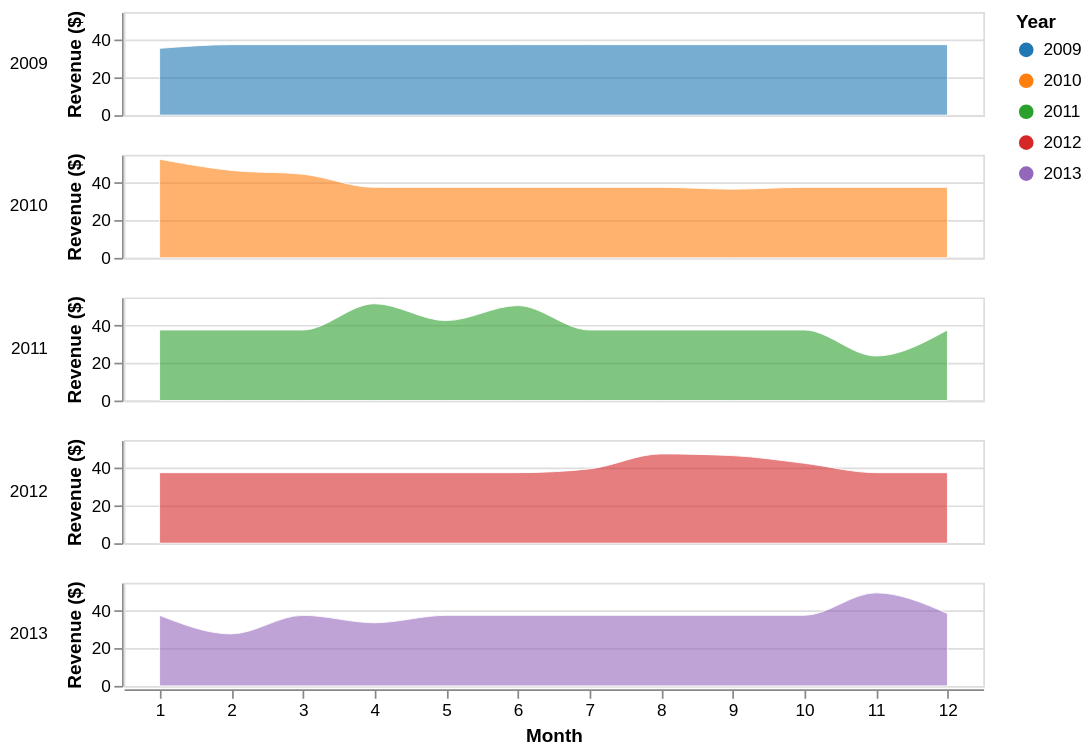

Notebook source saved alongside this figure:
### Markdown cell above
### Ridgeline-style: Revenue by year

### Code cell
df_monthly = monthly_sales.DataFrame()
df_monthly['year'] = pd.to_datetime(df_monthly['month']).dt.year
df_monthly['month_num'] = pd.to_datetime(df_monthly['month']).dt.month

alt.Chart(df_monthly).transform_filter(
    alt.datum.year >= 2009
).mark_area(
    interpolate='monotone', fillOpacity=0.6, stroke='white', strokeWidth=0.5
).encode(
    x=alt.X('month_num:O', title='Month', axis=alt.Axis(labelAngle=0)),
    y=alt.Y('revenue:Q', title='Revenue ($)', stack=None),
    color=alt.Color('year:N', scale=alt.Scale(scheme='category10'), legend=alt.Legend(title='Year')),
    row=alt.Row('year:N', title=None, header=alt.Header(labelAngle=0, labelAlign='left')),
    tooltip=['year', 'month_num', 'revenue', 'invoice_count']
).properties(width=500, height=60)

### Figure 1 — Vega-Lite specification as saved in the notebook (floating-point values rounded to 4 significant figures)
{"config": {"view": {"continuousWidth": 300, "continuousHeight": 300}}, "data": {"name": "data-61b3b7da7288c65968bc23f69b273f30"}, "mark": {"type": "area", "fillOpacity": 0.6, "interpolate": "monotone", "stroke": "white", "strokeWidth": 0.5}, "encoding": {"color": {"field": "year", "legend": {"title": "Year"}, "scale": {"scheme": "category10"}, "type": "nominal"}, "row": {"field": "year", "header": {"labelAlign": "left", "labelAngle": 0}, "title": null, "type": "nominal"}, "tooltip": [{"field": "year", "type": "quantitative"}, {"field": "month_num", "type": "quantitative"}, {"field": "revenue", "type": "quantitative"}, {"field": "invoice_count", "type": "quantitative"}], "x": {"axis": {"labelAngle": 0}, "field": "month_num", "title": "Month", "type": "ordinal"}, "y": {"field": "revenue", "stack": null, "title": "Revenue ($)", "type": "quantitative"}}, "height": 60, "transform": [{"filter": "(datum.year >= 2009)"}], "width": 500, "$schema": "https://vega.github.io/schema/vega-lite/v6.1.0.json", "datasets": {"data-61b3b7da7288c65968bc23f69b273f30": [{"month": "2009-01-01T00:00:00", "invoice_count": 6, "revenue": 35.64, "year": 2009, "month_num": 1}, {"month": "2009-02-01T00:00:00", "invoice_count": 7, "revenue": 37.62, "year": 2009, "month_num": 2}, {"month": "2009-03-01T00:00:00", "invoice_count": 7, "revenue": 37.62, "year": 2009, "month_num": 3}, {"month": "2009-04-01T00:00:00", "invoice_count": 7, "revenue": 37.62, "year": 2009, "month_num": 4}, {"month": "2009-05-01T00:00:00", "invoice_count": 7, "revenue": 37.62, "year": 2009, "month_num": 5}, {"month": "2009-06-01T00:00:00", "invoice_count": 7, "revenue": 37.62, "year": 2009, "month_num": 6}, {"month": "2009-07-01T00:00:00", "invoice_count": 7, "revenue": 37.62, "year": 2009, "month_num": 7}, {"month": "2009-08-01T00:00:00", "invoice_count": 7, "revenue": 37.62, "year": 2009, "month_num": 8}, {"month": "2009-09-01T00:00:00", "invoice_count": 7, "revenue": 37.62, "year": 2009, "month_num": 9}, {"month": "2009-10-01T00:00:00", "invoice_count": 7, "revenue": 37.62, "year": 2009, "month_num": 10}, {"month": "2009-11-01T00:00:00", "invoice_count": 7, "revenue": 37.62, "year": 2009, "month_num": 11}, {"month": "2009-12-01T00:00:00", "invoice_count": 7, "revenue": 37.62, "year": 2009, "month_num": 12}, {"month": "2010-01-01T00:00:00", "invoice_count": 7, "revenue": 52.62, "year": 2010, "month_num": 1}, {"month": "2010-02-01T00:00:00", "invoice_count": 7, "revenue": 46.62, "year": 2010, "month_num": 2}, {"month": "2010-03-01T00:00:00", "invoice_count": 7, "revenue": 44.62, "year": 2010, "month_num": 3}, {"month": "2010-04-01T00:00:00", "invoice_count": 7, "revenue": 37.62, "year": 2010, "month_num": 4}, {"month": "2010-05-01T00:00:00", "invoice_count": 7, "revenue": 37.62, "year": 2010, "month_num": 5}, {"month": "2010-06-01T00:00:00", "invoice_count": 7, "revenue": 37.62, "year": 2010, "month_num": 6}, {"month": "2010-07-01T00:00:00", "invoice_count": 7, "revenue": 37.62, "year": 2010, "month_num": 7}, {"month": "2010-08-01T00:00:00", "invoice_count": 7, "revenue": 37.62, "year": 2010, "month_num": 8}, {"month": "2010-09-01T00:00:00", "invoice_count": 6, "revenue": 36.63, "year": 2010, "month_num": 9}, {"month": "2010-10-01T00:00:00", "invoice_count": 7, "revenue": 37.62, "year": 2010, "month_num": 10}, {"month": "2010-11-01T00:00:00", "invoice_count": 7, "revenue": 37.62, "year": 2010, "month_num": 11}, {"month": "2010-12-01T00:00:00", "invoice_count": 7, "revenue": 37.62, "year": 2010, "month_num": 12}, {"month": "2011-01-01T00:00:00", "invoice_count": 7, "revenue": 37.62, "year": 2011, "month_num": 1}, {"month": "2011-02-01T00:00:00", "invoice_count": 7, "revenue": 37.62, "year": 2011, "month_num": 2}, {"month": "2011-03-01T00:00:00", "invoice_count": 7, "revenue": 37.62, "year": 2011, "month_num": 3}, {"month": "2011-04-01T00:00:00", "invoice_count": 7, "revenue": 51.62, "year": 2011, "month_num": 4}, {"month": "2011-05-01T00:00:00", "invoice_count": 7, "revenue": 42.62, "year": 2011, "month_num": 5}, {"month": "2011-06-01T00:00:00", "invoice_count": 7, "revenue": 50.62, "year": 2011, "month_num": 6}, {"month": "2011-07-01T00:00:00", "invoice_count": 7, "revenue": 37.62, "year": 2011, "month_num": 7}, {"month": "2011-08-01T00:00:00", "invoice_count": 7, "revenue": 37.62, "year": 2011, "month_num": 8}, {"month": "2011-09-01T00:00:00", "invoice_count": 7, "revenue": 37.62, "year": 2011, "month_num": 9}, {"month": "2011-10-01T00:00:00", "invoice_count": 7, "revenue": 37.62, "year": 2011, "month_num": 10}, {"month": "2011-11-01T00:00:00", "invoice_count": 6, "revenue": 23.76, "year": 2011, "month_num": 11}, {"month": "2011-12-01T00:00:00", "invoice_count": 7, "revenue": 37.62, "year": 2011, "month_num": 12}, {"month": "2012-01-01T00:00:00", "invoice_count": 7, "revenue": 37.62, "year": 2012, "month_num": 1}, {"month": "2012-02-01T00:00:00", "invoice_count": 7, "revenue": 37.62, "year": 2012, "month_num": 2}, {"month": "2012-03-01T00:00:00", "invoice_count": 7, "revenue": 37.62, "year": 2012, "month_num": 3}, {"month": "2012-04-01T00:00:00", "invoice_count": 7, "revenue": 37.62, "year": 2012, "month_num": 4}, {"month": "2012-05-01T00:00:00", "invoice_count": 7, "revenue": 37.62, "year": 2012, "month_num": 5}, {"month": "2012-06-01T00:00:00", "invoice_count": 7, "revenue": 37.62, "year": 2012, "month_num": 6}, {"month": "2012-07-01T00:00:00", "invoice_count": 7, "revenue": 39.62, "year": 2012, "month_num": 7}, {"month": "2012-08-01T00:00:00", "invoice_count": 7, "revenue": 47.62, "year": 2012, "month_num": 8}, {"month": "2012-09-01T00:00:00", "invoice_count": 6, "revenue": 46.71, "year": 2012, "month_num": 9}, {"month": "2012-10-01T00:00:00", "invoice_count": 7, "revenue": 42.62, "year": 2012, "month_num": 10}, {"month": "2012-11-01T00:00:00", "invoice_count": 7, "revenue": 37.62, "year": 2012, "month_num": 11}, {"month": "2012-12-01T00:00:00", "invoice_count": 7, "revenue": 37.62, "year": 2012, "month_num": 12}, {"month": "2013-01-01T00:00:00", "invoice_count": 7, "revenue": 37.62, "year": 2013, "month_num": 1}, {"month": "2013-02-01T00:00:00", "invoice_count": 5, "revenue": 27.72, "year": 2013, "month_num": 2}, {"month": "2013-03-01T00:00:00", "invoice_count": 7, "revenue": 37.62, "year": 2013, "month_num": 3}, {"month": "2013-04-01T00:00:00", "invoice_count": 5, "revenue": 33.66, "year": 2013, "month_num": 4}, {"month": "2013-05-01T00:00:00", "invoice_count": 7, "revenue": 37.62, "year": 2013, "month_num": 5}, {"month": "2013-06-01T00:00:00", "invoice_count": 7, "revenue": 37.62, "year": 2013, "month_num": 6}, {"month": "2013-07-01T00:00:00", "invoice_count": 7, "revenue": 37.62, "year": 2013, "month_num": 7}, {"month": "2013-08-01T00:00:00", "invoice_count": 7, "revenue": 37.62, "year": 2013, "month_num": 8}, {"month": "2013-09-01T00:00:00", "invoice_count": 7, "revenue": 37.62, "year": 2013, "month_num": 9}, {"month": "2013-10-01T00:00:00", "invoice_count": 7, "revenue": 37.62, "year": 2013, "month_num": 10}, {"month": "2013-11-01T00:00:00", "invoice_count": 7, "revenue": 49.62, "year": 2013, "month_num": 11}, {"month": "2013-12-01T00:00:00", "invoice_count": 7, "revenue": 38.62, "year": 2013, "month_num": 12}]}}
